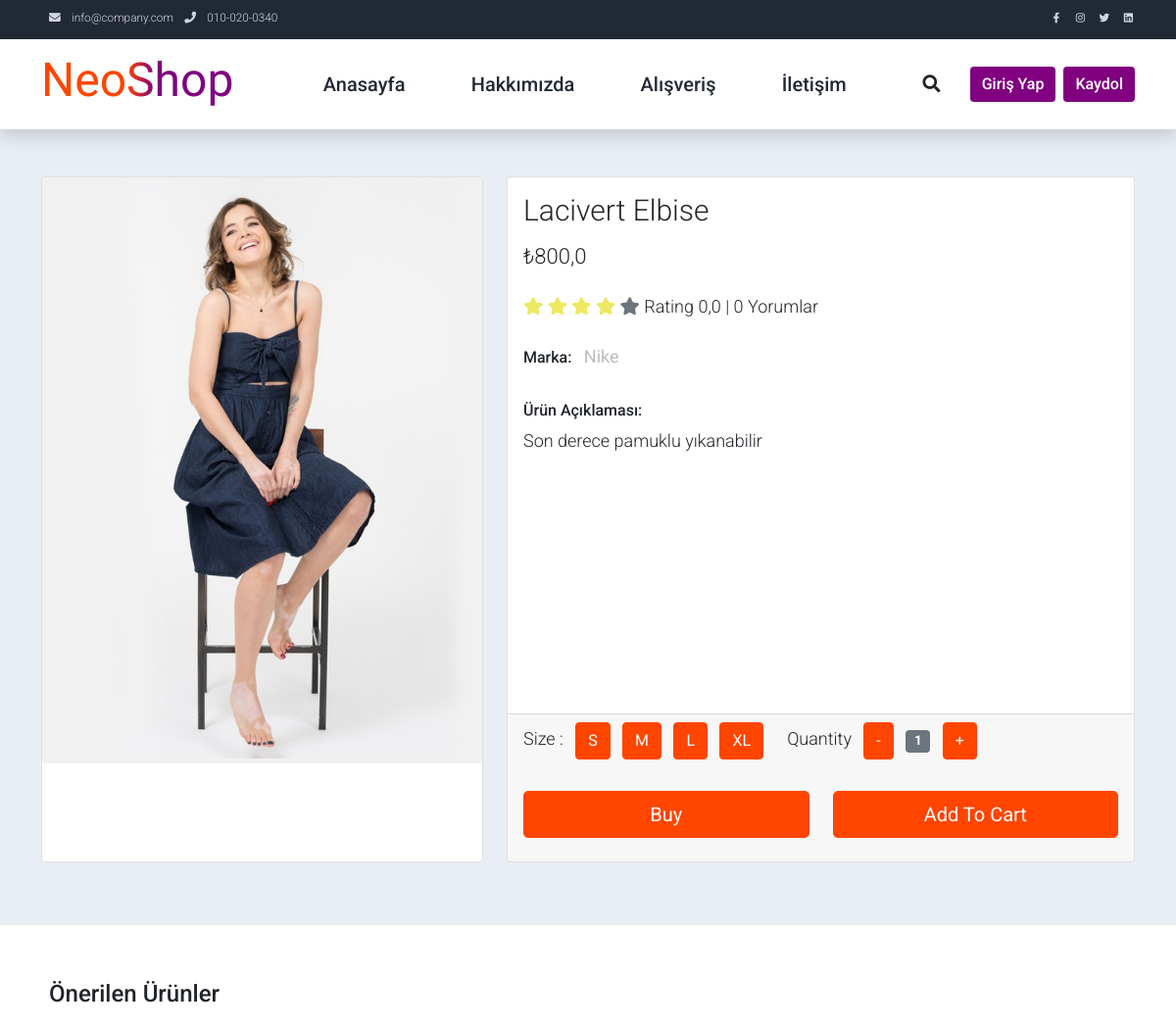
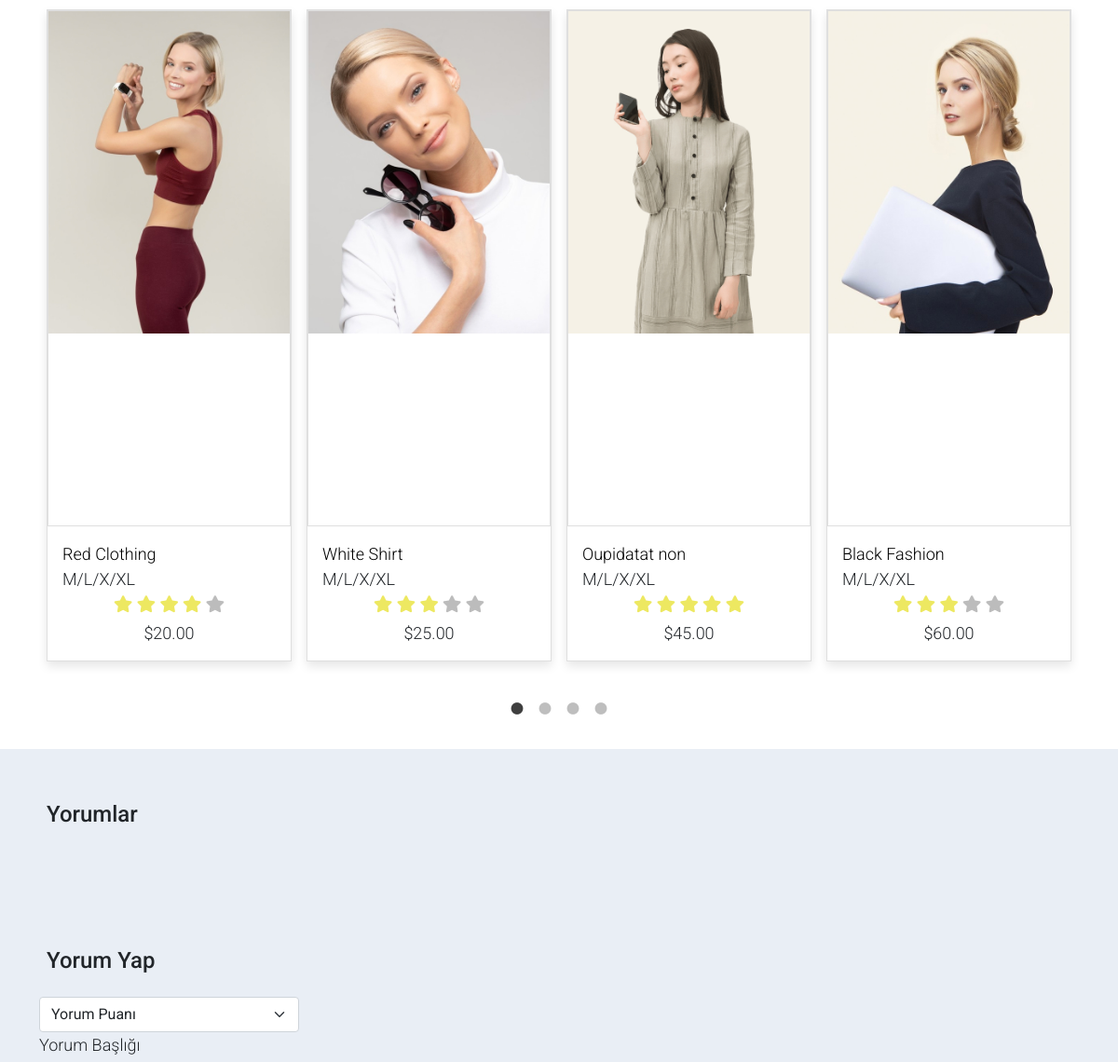
The app's page /ürün/3/ (upper part), older data (2 pictures, top to bottom).
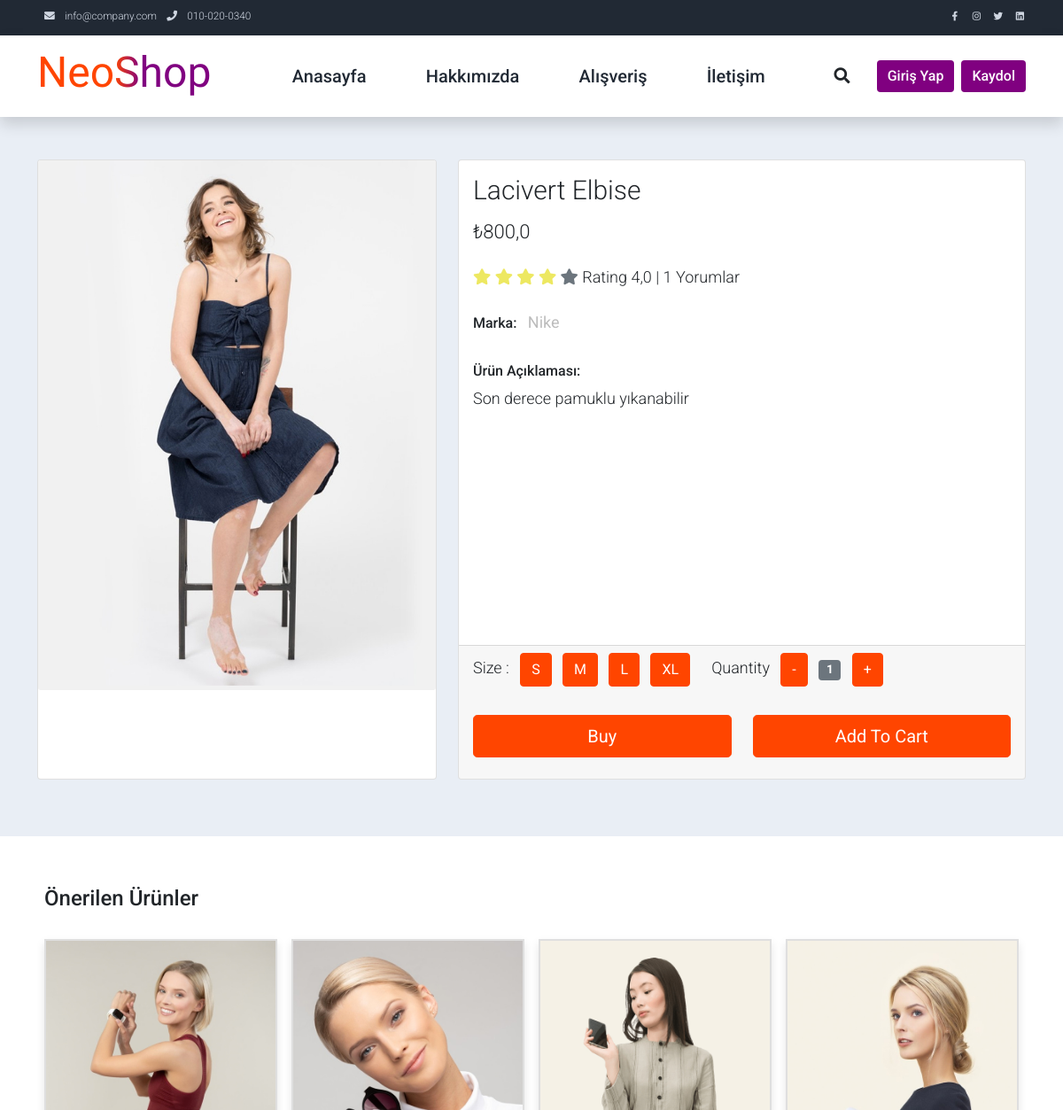
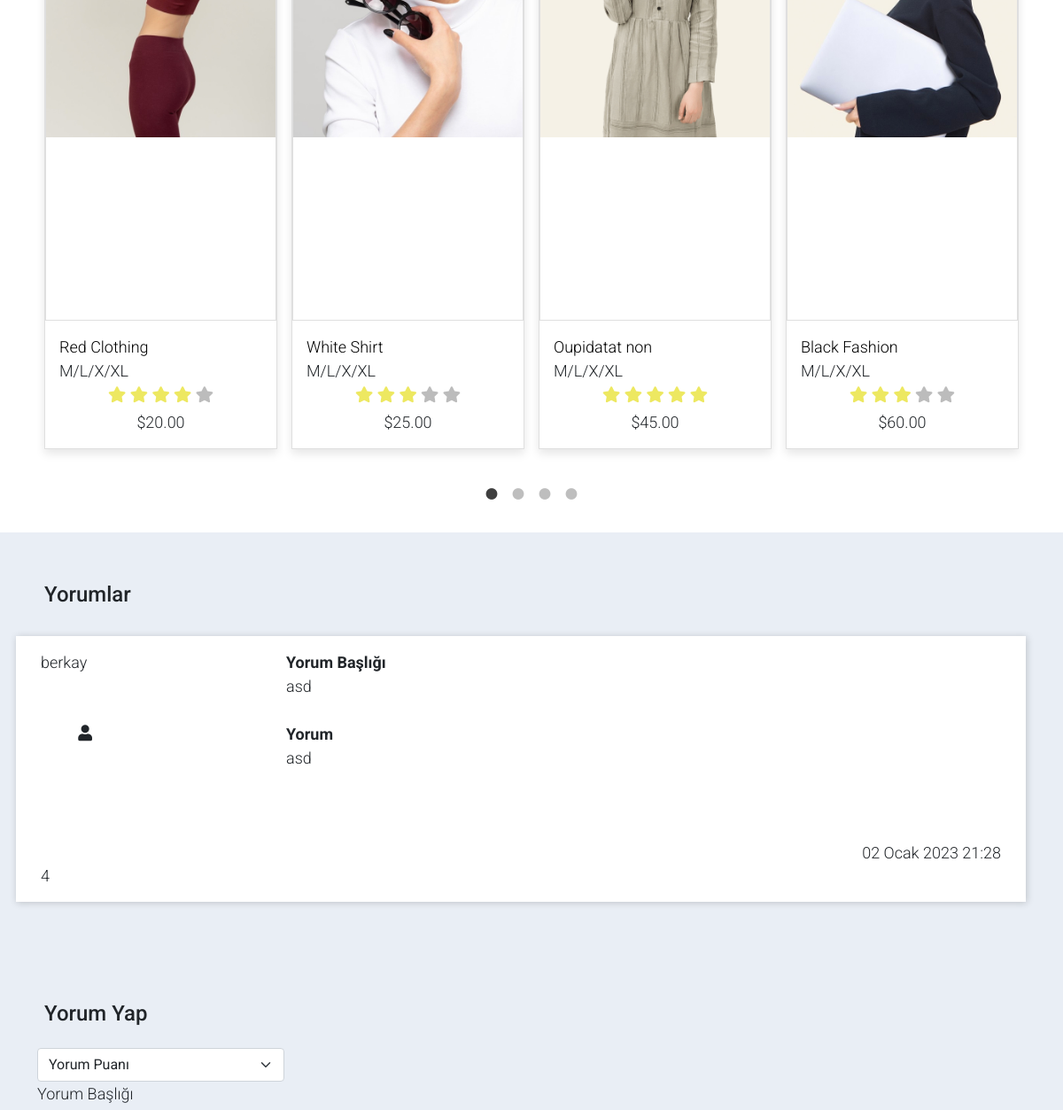
The same page, newer data (2 pictures, top to bottom).
### appMy/models.py (models this page shows, shortened)
class Product(models.Model):
    small = 'S'
    medium = 'M'
    large = 'L'
    xlarge = 'XL'
    xxlarge = 'XXL'
    Size = [
        (small, 'S'),
        (medium, 'M'),
        (large, 'L'),
        (xlarge, 'XL'),
        (xxlarge, 'XXL'),
    ]
    user = models.ForeignKey(User, verbose_name=("Kullanıcı"), on_delete=models.CASCADE)
    category = models.ForeignKey(Category, verbose_name=("Kategori"), on_delete=models.CASCADE, null=True)
    brand = models.ForeignKey(Brand, verbose_name=("Marka"), on_delete=models.CASCADE, null=True)
    title = models.CharField(("Başlık"), max_length=50)
    text = models.TextField(("Ürün Açıklaması"), max_length=500)
    image = models.FileField(("Ürün Resmi"), upload_to='', max_length=100)
    price = models.FloatField(("Fiyat"))
    stok = models.IntegerField(("Ürün Stok Sayısı"),null=True, default=1)
    size = models.CharField(max_length=4,choices=Size,default=medium,null=True)
    popular = models.IntegerField(("Popülerlik"))
    stars = models.FloatField(("Yıldız Ortalaması"))
    commentnum = models.IntegerField(("Yorum Sayısı"))

class Brand(models.Model):
    image = models.FileField(("Marka Logosu"), upload_to='', max_length=100, null=True)
    title = models.CharField(("Marka"), max_length=50)
    def __str__(self):
        return self.title

class Comment(models.Model):
    productid = models.ForeignKey(Product, verbose_name=("Yorum Yapılan Ürün"), on_delete=models.CASCADE)
    user = models.ForeignKey(User, verbose_name=("Yorum Yapan Kullanıcı"), on_delete=models.CASCADE)
    title = models.CharField(("Yorum Başlığı"), max_length=50)
    text = models.TextField(("Yorum"))
    date_now = models.DateTimeField(("Paylaşma Tarihi"), auto_now_add=True)
    star = models.IntegerField(("Yıldız"))

### appMy/views.py (called while the page is built, shortened)
def ShopSingle(request,id):
    page_title = 'Ürün Detayı'
    product = get_object_or_404(Product, id=id)
    comments = Comment.objects.filter(productid=id) # ürüne yapılan yorumlar
    sumstar = 0
    context = {
        "product": product,
        "comments": comments,
        'page_title': page_title,
    }
    return render(request, 'shop-single.html', context)

### appMy/templates/shop-single.html (shortened to what the changed rows need)
{% extends 'base.html' %}
{% load static %}
{% block csslink %}
<link rel="stylesheet" type="text/css" href="{% static 'css/slick.min.css' %}">
<link rel="stylesheet" type="text/css" href="{% static 'css/slick-theme.css' %}">
{% endblock csslink %}
{% block body %}
    <section class="bg-light">
        <div class="container pb-5">
            <div class="row">
                <div class="col-lg-5 mt-5">
                    <div class="card mb-3">
                        <img class="card-img img-fluid" src="{{ product.image.url }}" alt="Card image cap" id="product-detail">
                    </div>
                </div>
                <div class="col-lg-7 mt-5">
                    <div class="card" style="">
                        <div class="card-body">
                            <h1 class="h2">{{ product.title }}</h1>
                            <p class="h3 py-2">₺{{ product.price }}</p>
                            <p class="py-2">
                                <i class="fa fa-star text-warning"></i>
                                <i class="fa fa-star text-warning"></i>
                                <i class="fa fa-star text-warning"></i>
                                <i class="fa fa-star text-warning"></i>
                                <i class="fa fa-star text-secondary"></i>
                                <span class="list-inline-item text-dark">Rating {{ product.stars }} | {{ product.commentnum }} Yorumlar</span>
                            </p>
                            <ul class="list-inline">
                                <li class="list-inline-item">
                                </li>
                                <li class="list-inline-item">
                                    <p class="text-muted"><strong>{{ product.brand }}</strong></p>
                                </li>
                            </ul>
                            <h6>Ürün Açıklaması:</h6>
                            <p>{{ product.text }}</p>
                        </div>
                    </div>
                </div>
            </div>
        </div>
    </section>
    <section class="py-5 bg-light">
        <div class="container">
            <div class="row">
                {% for com in comments %}
                <div class="row col-12 p-3 bg-white my-2" style="min-height: 300px; box-shadow: 1px 1px 8px #00000030;">
                    <div class="col-3 d-flex flex-column justify-content-between">
                        <div>{{ com.user }}</div>
                        <i class="fa fa-fw fa-user text-dark mr-3" style="width: 100px; height: 100px;"></i>
                        <div>{{ com.star }}</div>
                    </div>
                    <div class="col">
                        <div class="fw-bold">Yorum Başlığı</div>
                        <div style="height: 20%;">{{ com.title }}</div>
                        <div class="fw-bold">Yorum</div>
                        <div style="height: 40%;">{{ com.text }}</div>
                        <div class="d-flex justify-content-end"><span>{{ com.date_now }}</span></div>
                    </div>
                </div>
                {% endfor %}
            </div>
        </div>
    </section>
{% endblock body %}

Row changes from the older to the newer data that the page shows:
changed Product "Lacivert Elbise": stars "0,0" → "4,0"; commentnum "0" → "1"
added Comment: user "berkay", star "4", title "asd", text "asd", date_now "02 Ocak 2023 21:28"
